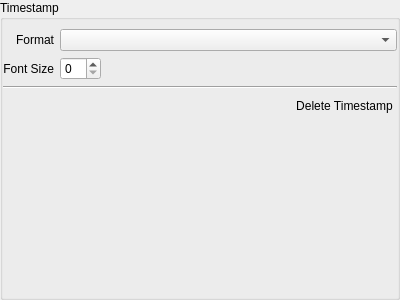
<?xml version="1.0" encoding="UTF-8"?>
<ui version="4.0">
 <class>TimestampOverlaySettingsWidget</class>
 <widget class="QWidget" name="TimestampOverlaySettingsWidget">
  <property name="geometry">
   <rect>
    <x>0</x>
    <y>0</y>
    <width>400</width>
    <height>300</height>
   </rect>
  </property>
  <layout class="QVBoxLayout" name="verticalLayout">
   <property name="leftMargin">
    <number>0</number>
   </property>
   <property name="topMargin">
    <number>0</number>
   </property>
   <property name="rightMargin">
    <number>0</number>
   </property>
   <property name="bottomMargin">
    <number>0</number>
   </property>
   <item>
    <widget class="QGroupBox" name="groupBox">
     <property name="title">
      <string>Timestamp</string>
     </property>
     <property name="flat">
      <bool>true</bool>
     </property>
     <layout class="QGridLayout" name="gridLayout">
      <property name="leftMargin">
       <number>0</number>
      </property>
      <property name="rightMargin">
       <number>0</number>
      </property>
      <item row="1" column="0">
       <widget class="QLabel" name="fontSizeLabel">
        <property name="text">
         <string>Font Size</string>
        </property>
        <property name="alignment">
         <set>Qt::AlignRight|Qt::AlignTrailing|Qt::AlignVCenter</set>
        </property>
        <property name="buddy">
         <cstring>fontSizeSpinBox</cstring>
        </property>
       </widget>
      </item>
      <item row="0" column="0">
       <widget class="QLabel" name="formatLabel">
        <property name="text">
         <string>Format</string>
        </property>
        <property name="alignment">
         <set>Qt::AlignRight|Qt::AlignTrailing|Qt::AlignVCenter</set>
        </property>
        <property name="buddy">
         <cstring>formatComboBox</cstring>
        </property>
       </widget>
      </item>
      <item row="1" column="1">
       <widget class="QSpinBox" name="fontSizeSpinBox"/>
      </item>
      <item row="4" column="0" colspan="3">
       <spacer name="verticalSpacer">
        <property name="orientation">
         <enum>Qt::Vertical</enum>
        </property>
        <property name="sizeHint" stdset="0">
         <size>
          <width>20</width>
          <height>138</height>
         </size>
        </property>
       </spacer>
      </item>
      <item row="0" column="1" colspan="2">
       <widget class="QComboBox" name="formatComboBox"/>
      </item>
      <item row="3" column="0" colspan="3">
       <layout class="QHBoxLayout" name="horizontalLayout">
        <item>
         <spacer name="horizontalSpacer_2">
          <property name="orientation">
           <enum>Qt::Horizontal</enum>
          </property>
          <property name="sizeHint" stdset="0">
           <size>
            <width>40</width>
            <height>20</height>
           </size>
          </property>
         </spacer>
        </item>
        <item>
         <widget class="QPushButton" name="deleteButton">
          <property name="focusPolicy">
           <enum>Qt::NoFocus</enum>
          </property>
          <property name="text">
           <string>Delete Timestamp</string>
          </property>
          <property name="flat">
           <bool>true</bool>
          </property>
         </widget>
        </item>
       </layout>
      </item>
      <item row="1" column="2">
       <spacer name="horizontalSpacer">
        <property name="orientation">
         <enum>Qt::Horizontal</enum>
        </property>
        <property name="sizeHint" stdset="0">
         <size>
          <width>40</width>
          <height>20</height>
         </size>
        </property>
       </spacer>
      </item>
      <item row="2" column="0" colspan="3">
       <widget class="Line" name="line">
        <property name="orientation">
         <enum>Qt::Horizontal</enum>
        </property>
       </widget>
      </item>
     </layout>
    </widget>
   </item>
  </layout>
 </widget>
 <tabstops>
  <tabstop>formatComboBox</tabstop>
  <tabstop>fontSizeSpinBox</tabstop>
 </tabstops>
 <resources/>
 <connections/>
</ui>
